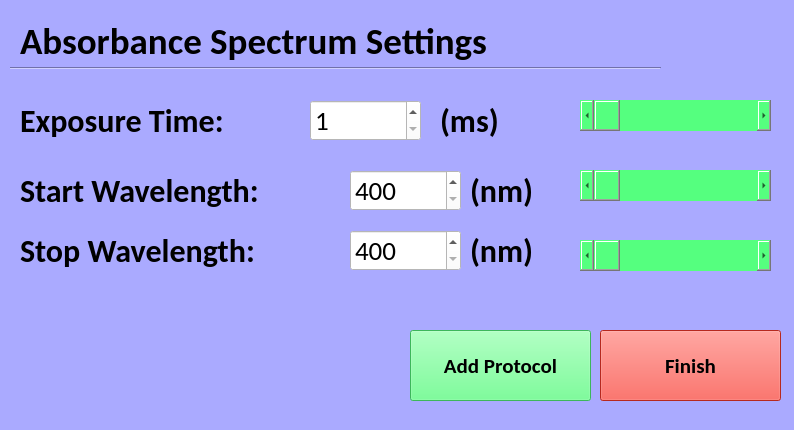
<?xml version="1.0" encoding="UTF-8"?>
<ui version="4.0">
 <class>Form</class>
 <widget class="QWidget" name="Form">
  <property name="geometry">
   <rect>
    <x>0</x>
    <y>0</y>
    <width>794</width>
    <height>430</height>
   </rect>
  </property>
  <property name="windowTitle">
   <string>Form</string>
  </property>
  <property name="styleSheet">
   <string notr="true">background-color: rgb(170, 170, 255);</string>
  </property>
  <widget class="Line" name="line">
   <property name="geometry">
    <rect>
     <x>10</x>
     <y>60</y>
     <width>651</width>
     <height>16</height>
    </rect>
   </property>
   <property name="orientation">
    <enum>Qt::Horizontal</enum>
   </property>
  </widget>
  <widget class="QLabel" name="label">
   <property name="geometry">
    <rect>
     <x>20</x>
     <y>20</y>
     <width>761</width>
     <height>41</height>
    </rect>
   </property>
   <property name="font">
    <font>
     <family>Calibri</family>
     <pointsize>28</pointsize>
     <weight>75</weight>
     <bold>true</bold>
    </font>
   </property>
   <property name="text">
    <string>Absorbance Spectrum Settings </string>
   </property>
  </widget>
  <widget class="QSpinBox" name="exposureTimeSpinBox">
   <property name="geometry">
    <rect>
     <x>310</x>
     <y>100</y>
     <width>111</width>
     <height>41</height>
    </rect>
   </property>
   <property name="font">
    <font>
     <family>Calibri</family>
     <pointsize>20</pointsize>
    </font>
   </property>
   <property name="styleSheet">
    <string notr="true">background-color: rgb(255, 255, 255);</string>
   </property>
   <property name="minimum">
    <number>1</number>
   </property>
   <property name="maximum">
    <number>6500</number>
   </property>
  </widget>
  <widget class="QLabel" name="label_2">
   <property name="geometry">
    <rect>
     <x>20</x>
     <y>100</y>
     <width>401</width>
     <height>41</height>
    </rect>
   </property>
   <property name="font">
    <font>
     <family>Calibri</family>
     <pointsize>24</pointsize>
     <weight>75</weight>
     <bold>true</bold>
    </font>
   </property>
   <property name="text">
    <string>Exposure Time:</string>
   </property>
  </widget>
  <widget class="QLabel" name="label_3">
   <property name="geometry">
    <rect>
     <x>440</x>
     <y>100</y>
     <width>151</width>
     <height>41</height>
    </rect>
   </property>
   <property name="font">
    <font>
     <family>Calibri</family>
     <pointsize>24</pointsize>
     <weight>75</weight>
     <bold>true</bold>
    </font>
   </property>
   <property name="text">
    <string>(ms)</string>
   </property>
  </widget>
  <widget class="QLabel" name="label_4">
   <property name="geometry">
    <rect>
     <x>20</x>
     <y>170</y>
     <width>461</width>
     <height>41</height>
    </rect>
   </property>
   <property name="font">
    <font>
     <family>Calibri</family>
     <pointsize>24</pointsize>
     <weight>75</weight>
     <bold>true</bold>
    </font>
   </property>
   <property name="text">
    <string>Start Wavelength:</string>
   </property>
  </widget>
  <widget class="QSpinBox" name="startWavelengthSpinBox">
   <property name="geometry">
    <rect>
     <x>350</x>
     <y>170</y>
     <width>111</width>
     <height>41</height>
    </rect>
   </property>
   <property name="font">
    <font>
     <family>Calibri</family>
     <pointsize>20</pointsize>
    </font>
   </property>
   <property name="styleSheet">
    <string notr="true">background-color: rgb(255, 255, 255);</string>
   </property>
   <property name="minimum">
    <number>400</number>
   </property>
   <property name="maximum">
    <number>700</number>
   </property>
  </widget>
  <widget class="QLabel" name="label_5">
   <property name="geometry">
    <rect>
     <x>470</x>
     <y>170</y>
     <width>151</width>
     <height>41</height>
    </rect>
   </property>
   <property name="font">
    <font>
     <family>Calibri</family>
     <pointsize>24</pointsize>
     <weight>75</weight>
     <bold>true</bold>
    </font>
   </property>
   <property name="text">
    <string>(nm)</string>
   </property>
  </widget>
  <widget class="QPushButton" name="finishButton">
   <property name="geometry">
    <rect>
     <x>600</x>
     <y>330</y>
     <width>181</width>
     <height>71</height>
    </rect>
   </property>
   <property name="font">
    <font>
     <family>Calibri</family>
     <pointsize>16</pointsize>
     <weight>75</weight>
     <bold>true</bold>
    </font>
   </property>
   <property name="styleSheet">
    <string notr="true">background-color: rgb(255, 57, 43);</string>
   </property>
   <property name="text">
    <string>Finish</string>
   </property>
  </widget>
  <widget class="QPushButton" name="addProtocolButton">
   <property name="geometry">
    <rect>
     <x>410</x>
     <y>330</y>
     <width>181</width>
     <height>71</height>
    </rect>
   </property>
   <property name="font">
    <font>
     <family>Calibri</family>
     <pointsize>16</pointsize>
     <weight>75</weight>
     <bold>true</bold>
    </font>
   </property>
   <property name="styleSheet">
    <string notr="true">background-color: rgb(85, 255, 127);</string>
   </property>
   <property name="text">
    <string>Add Protocol</string>
   </property>
  </widget>
  <widget class="QLabel" name="label_6">
   <property name="geometry">
    <rect>
     <x>20</x>
     <y>230</y>
     <width>441</width>
     <height>41</height>
    </rect>
   </property>
   <property name="font">
    <font>
     <family>Calibri</family>
     <pointsize>24</pointsize>
     <weight>75</weight>
     <bold>true</bold>
    </font>
   </property>
   <property name="text">
    <string>Stop Wavelength:</string>
   </property>
  </widget>
  <widget class="QSpinBox" name="stopWavelengthSpinBox">
   <property name="geometry">
    <rect>
     <x>350</x>
     <y>230</y>
     <width>111</width>
     <height>41</height>
    </rect>
   </property>
   <property name="font">
    <font>
     <family>Calibri</family>
     <pointsize>20</pointsize>
    </font>
   </property>
   <property name="styleSheet">
    <string notr="true">background-color: rgb(255, 255, 255);</string>
   </property>
   <property name="minimum">
    <number>400</number>
   </property>
   <property name="maximum">
    <number>700</number>
   </property>
  </widget>
  <widget class="QLabel" name="label_7">
   <property name="geometry">
    <rect>
     <x>470</x>
     <y>230</y>
     <width>141</width>
     <height>41</height>
    </rect>
   </property>
   <property name="font">
    <font>
     <family>Calibri</family>
     <pointsize>24</pointsize>
     <weight>75</weight>
     <bold>true</bold>
    </font>
   </property>
   <property name="text">
    <string>(nm)</string>
   </property>
  </widget>
  <widget class="QScrollBar" name="exposureTimeScrollBar">
   <property name="geometry">
    <rect>
     <x>580</x>
     <y>100</y>
     <width>191</width>
     <height>31</height>
    </rect>
   </property>
   <property name="styleSheet">
    <string notr="true">background-color: rgb(85, 255, 127);</string>
   </property>
   <property name="minimum">
    <number>1</number>
   </property>
   <property name="maximum">
    <number>6500</number>
   </property>
   <property name="orientation">
    <enum>Qt::Horizontal</enum>
   </property>
  </widget>
  <widget class="QScrollBar" name="startWavelengthScrollBar">
   <property name="geometry">
    <rect>
     <x>580</x>
     <y>170</y>
     <width>191</width>
     <height>31</height>
    </rect>
   </property>
   <property name="styleSheet">
    <string notr="true">background-color: rgb(85, 255, 127);</string>
   </property>
   <property name="minimum">
    <number>400</number>
   </property>
   <property name="maximum">
    <number>700</number>
   </property>
   <property name="orientation">
    <enum>Qt::Horizontal</enum>
   </property>
  </widget>
  <widget class="QScrollBar" name="stopWavelengthScrollBar">
   <property name="geometry">
    <rect>
     <x>580</x>
     <y>240</y>
     <width>191</width>
     <height>31</height>
    </rect>
   </property>
   <property name="styleSheet">
    <string notr="true">background-color: rgb(85, 255, 127);</string>
   </property>
   <property name="minimum">
    <number>400</number>
   </property>
   <property name="maximum">
    <number>700</number>
   </property>
   <property name="orientation">
    <enum>Qt::Horizontal</enum>
   </property>
  </widget>
  <zorder>line</zorder>
  <zorder>label</zorder>
  <zorder>label_2</zorder>
  <zorder>label_3</zorder>
  <zorder>label_4</zorder>
  <zorder>startWavelengthSpinBox</zorder>
  <zorder>label_5</zorder>
  <zorder>finishButton</zorder>
  <zorder>addProtocolButton</zorder>
  <zorder>exposureTimeSpinBox</zorder>
  <zorder>label_6</zorder>
  <zorder>stopWavelengthSpinBox</zorder>
  <zorder>label_7</zorder>
  <zorder>exposureTimeScrollBar</zorder>
  <zorder>startWavelengthScrollBar</zorder>
  <zorder>stopWavelengthScrollBar</zorder>
 </widget>
 <resources/>
 <connections/>
</ui>
